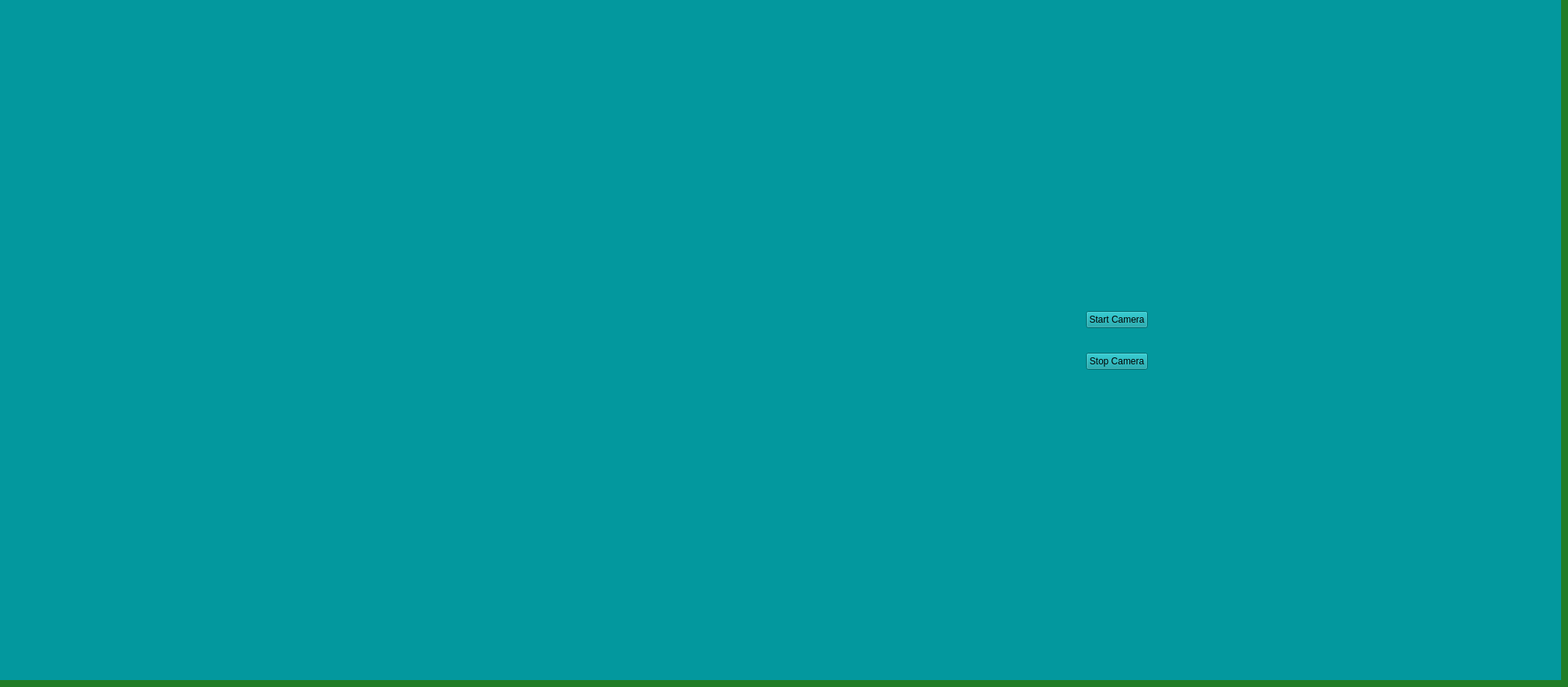
        <widget class="QWidget" name="settings_tab">
         <property name="styleSheet">
          <string notr="true">background-color: rgb(32, 125, 39);</string>
         </property>
         <attribute name="title">
          <string>Settings</string>
         </attribute>
         <widget class="QWidget" name="Camera_D445" native="true">
          <property name="geometry">
           <rect>
            <x>870</x>
            <y>0</y>
            <width>1151</width>
            <height>881</height>
           </rect>
          </property>
          <property name="styleSheet">
           <string notr="true">background-color: rgb(3, 152, 158);</string>
          </property>
          <layout class="QGridLayout" name="gridLayout_4">
           <item row="7" column="1">
            <spacer name="verticalSpacer_13">
             <property name="orientation">
              <enum>Qt::Vertical</enum>
             </property>
             <property name="sizeHint" stdset="0">
              <size>
               <width>20</width>
               <height>40</height>
              </size>
             </property>
            </spacer>
           </item>
           <item row="4" column="1">
            <widget class="QLabel" name="d445_image">
             <property name="maximumSize">
              <size>
               <width>600</width>
               <height>350</height>
              </size>
             </property>
             <property name="text">
              <string/>
             </property>
             <property name="textFormat">
              <enum>Qt::RichText</enum>
             </property>
             <property name="pixmap">
              <pixmap>icons/camera_icon.png</pixmap>
             </property>
             <property name="scaledContents">
              <bool>true</bool>
             </property>
             <property name="alignment">
              <set>Qt::AlignRight|Qt::AlignTrailing|Qt::AlignVCenter</set>
             </property>
            </widget>
           </item>
           <item row="0" column="1">
            <spacer name="verticalSpacer_12">
             <property name="orientation">
              <enum>Qt::Vertical</enum>
             </property>
             <property name="sizeHint" stdset="0">
              <size>
               <width>20</width>
               <height>40</height>
              </size>
             </property>
            </spacer>
           </item>
           <item row="3" column="1">
            <widget class="QPushButton" name="d445_start_but">
             <property name="sizePolicy">
              <sizepolicy hsizetype="Preferred" vsizetype="Preferred">
               <horstretch>0</horstretch>
               <verstretch>0</verstretch>
              </sizepolicy>
             </property>
             <property name="maximumSize">
              <size>
               <width>600</width>
               <height>128</height>
              </size>
             </property>
             <property name="text">
              <string>Start Camera</string>
             </property>
            </widget>
           </item>
           <item row="3" column="0">
            <spacer name="horizontalSpacer_12">
             <property name="orientation">
              <enum>Qt::Horizontal</enum>
             </property>
             <property name="sizeHint" stdset="0">
              <size>
               <width>40</width>
               <height>20</height>
              </size>
             </property>
            </spacer>
           </item>
           <item row="6" column="1">
            <widget class="QPushButton" name="d445_stop_but">
             <property name="maximumSize">
              <size>
               <width>600</width>
               <height>50</height>
              </size>
             </property>
             <property name="text">
              <string>Stop Camera</string>
             </property>
            </widget>
           </item>
           <item row="4" column="2">
            <spacer name="horizontalSpacer_13">
             <property name="orientation">
              <enum>Qt::Horizontal</enum>
             </property>
             <property name="sizeHint" stdset="0">
              <size>
               <width>40</width>
               <height>20</height>
              </size>
             </property>
            </spacer>
           </item>
          </layout>
         </widget>
         <widget class="QWidget" name="network_output" native="true">
          <property name="geometry">
           <rect>
            <x>-10</x>
            <y>0</y>
            <width>881</width>
            <height>881</height>
           </rect>
          </property>
          <property name="styleSheet">
           <string notr="true">background-color: rgb(3, 152, 158);</string>
          </property>
          <layout class="QGridLayout" name="gridLayout_8"/>
         </widget>
        </widget>
